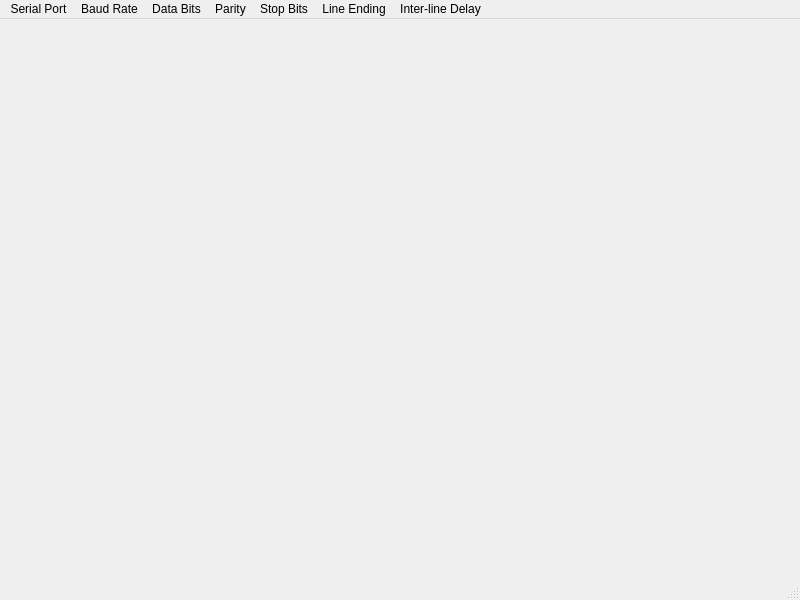
<?xml version="1.0" encoding="UTF-8"?>
<ui version="4.0">
 <class>MainWindow</class>
 <widget class="QMainWindow" name="MainWindow">
  <property name="geometry">
   <rect>
    <x>0</x>
    <y>0</y>
    <width>800</width>
    <height>600</height>
   </rect>
  </property>
  <property name="windowTitle">
   <string>ESerial</string>
  </property>
  <widget class="QWidget" name="centralwidget"/>
  <widget class="QMenuBar" name="menubar">
   <property name="geometry">
    <rect>
     <x>0</x>
     <y>0</y>
     <width>800</width>
     <height>23</height>
    </rect>
   </property>
   <widget class="QMenu" name="menuSerialPort">
    <property name="title">
     <string>Serial Port</string>
    </property>
   </widget>
   <widget class="QMenu" name="menuBaudRate">
    <property name="title">
     <string>Baud Rate</string>
    </property>
    <addaction name="action300_2"/>
    <addaction name="action600"/>
    <addaction name="action1200_2"/>
    <addaction name="action1800"/>
    <addaction name="action2400_2"/>
    <addaction name="action4800_2"/>
    <addaction name="action7200"/>
    <addaction name="action9600_3"/>
    <addaction name="separator"/>
    <addaction name="action14_400"/>
    <addaction name="action19_200"/>
    <addaction name="action28_800"/>
    <addaction name="action38_400"/>
    <addaction name="action57_601"/>
    <addaction name="separator"/>
    <addaction name="action115_201"/>
    <addaction name="action230_400"/>
    <addaction name="action460_800"/>
    <addaction name="action921_600"/>
    <addaction name="separator"/>
    <addaction name="action1_000_000"/>
    <addaction name="action2_000_1"/>
   </widget>
   <widget class="QMenu" name="menuDataBits">
    <property name="title">
     <string>Data Bits</string>
    </property>
    <addaction name="action5"/>
    <addaction name="action6"/>
    <addaction name="action7"/>
    <addaction name="action8"/>
   </widget>
   <widget class="QMenu" name="menuParity">
    <property name="title">
     <string>Parity</string>
    </property>
    <addaction name="actionNone"/>
    <addaction name="actionEven"/>
    <addaction name="actionOdd"/>
   </widget>
   <widget class="QMenu" name="menuStopBits">
    <property name="title">
     <string>Stop Bits</string>
    </property>
    <addaction name="action1"/>
    <addaction name="action1_5"/>
    <addaction name="action2"/>
   </widget>
   <widget class="QMenu" name="menuLineEnding">
    <property name="title">
     <string>Line Ending</string>
    </property>
    <addaction name="actionNone_2"/>
    <addaction name="actionCR_r"/>
    <addaction name="actionLF_n"/>
    <addaction name="actionCRLF_r_n"/>
   </widget>
   <widget class="QMenu" name="menuInterlineDelay">
    <property name="title">
     <string>Inter-line Delay</string>
    </property>
   </widget>
   <addaction name="menuSerialPort"/>
   <addaction name="menuBaudRate"/>
   <addaction name="menuDataBits"/>
   <addaction name="menuParity"/>
   <addaction name="menuStopBits"/>
   <addaction name="menuLineEnding"/>
   <addaction name="menuInterlineDelay"/>
  </widget>
  <widget class="QStatusBar" name="statusbar"/>
  <action name="action300">
   <property name="text">
    <string>300</string>
   </property>
  </action>
  <action name="action1200">
   <property name="text">
    <string>1200</string>
   </property>
  </action>
  <action name="action2400">
   <property name="text">
    <string>2400</string>
   </property>
  </action>
  <action name="action4800">
   <property name="text">
    <string>4800</string>
   </property>
  </action>
  <action name="action9600">
   <property name="text">
    <string>9600</string>
   </property>
  </action>
  <action name="action19200">
   <property name="text">
    <string>19200</string>
   </property>
  </action>
  <action name="action38400">
   <property name="text">
    <string>38400</string>
   </property>
  </action>
  <action name="action768000">
   <property name="text">
    <string>768000</string>
   </property>
  </action>
  <action name="action768000_2">
   <property name="text">
    <string>76800</string>
   </property>
  </action>
  <action name="action153600">
   <property name="text">
    <string>153600</string>
   </property>
  </action>
  <action name="action76800">
   <property name="text">
    <string>76800</string>
   </property>
  </action>
  <action name="action153600_2">
   <property name="text">
    <string>153600</string>
   </property>
  </action>
  <action name="action307200">
   <property name="text">
    <string>307200</string>
   </property>
  </action>
  <action name="action614400">
   <property name="text">
    <string>614400</string>
   </property>
  </action>
  <action name="action1228800">
   <property name="text">
    <string>1228800</string>
   </property>
  </action>
  <action name="action2457600">
   <property name="text">
    <string>2457600</string>
   </property>
  </action>
  <action name="action4915200">
   <property name="text">
    <string>4915200</string>
   </property>
  </action>
  <action name="action9830400">
   <property name="text">
    <string>9830400</string>
   </property>
  </action>
  <action name="action9600_2">
   <property name="text">
    <string>9600</string>
   </property>
  </action>
  <action name="action19200_2">
   <property name="text">
    <string>19,200</string>
   </property>
  </action>
  <action name="action38400_2">
   <property name="text">
    <string>38,400</string>
   </property>
  </action>
  <action name="action76800_2">
   <property name="text">
    <string>76,800</string>
   </property>
  </action>
  <action name="action153_600">
   <property name="text">
    <string>153,600</string>
   </property>
  </action>
  <action name="action307_200">
   <property name="text">
    <string>307,200</string>
   </property>
  </action>
  <action name="action614_400">
   <property name="text">
    <string>614,400</string>
   </property>
  </action>
  <action name="action1_228_800">
   <property name="text">
    <string>1,000,000</string>
   </property>
  </action>
  <action name="action2_457_600">
   <property name="text">
    <string>2,457,600</string>
   </property>
  </action>
  <action name="action4_915_200">
   <property name="text">
    <string>4,915,200</string>
   </property>
  </action>
  <action name="action9_830_400">
   <property name="text">
    <string>9,830,400</string>
   </property>
  </action>
  <action name="action19_660_800">
   <property name="text">
    <string>19,660,800</string>
   </property>
  </action>
  <action name="action39_321_600">
   <property name="text">
    <string>39,321,600</string>
   </property>
  </action>
  <action name="action78_643_200">
   <property name="text">
    <string>78,643,200</string>
   </property>
  </action>
  <action name="action157_286_400">
   <property name="text">
    <string>157,286,400</string>
   </property>
  </action>
  <action name="action2_000_000">
   <property name="text">
    <string>2,000,000</string>
   </property>
  </action>
  <action name="action57_600">
   <property name="text">
    <string>57,600</string>
   </property>
  </action>
  <action name="action115_200">
   <property name="text">
    <string>115,200</string>
   </property>
  </action>
  <action name="action300_2">
   <property name="text">
    <string>300</string>
   </property>
  </action>
  <action name="action600">
   <property name="text">
    <string>600</string>
   </property>
  </action>
  <action name="action1200_2">
   <property name="text">
    <string>1200</string>
   </property>
  </action>
  <action name="action1800">
   <property name="text">
    <string>1800</string>
   </property>
  </action>
  <action name="action2400_2">
   <property name="text">
    <string>2400</string>
   </property>
  </action>
  <action name="action4800_2">
   <property name="text">
    <string>4800</string>
   </property>
  </action>
  <action name="action7200">
   <property name="text">
    <string>7200</string>
   </property>
  </action>
  <action name="action9600_3">
   <property name="text">
    <string>9600</string>
   </property>
  </action>
  <action name="action14_400">
   <property name="text">
    <string>14,400</string>
   </property>
  </action>
  <action name="action19_200">
   <property name="text">
    <string>19,200</string>
   </property>
  </action>
  <action name="action38_400">
   <property name="text">
    <string>38,400</string>
   </property>
  </action>
  <action name="action57_601">
   <property name="text">
    <string>57,600</string>
   </property>
  </action>
  <action name="action115_201">
   <property name="text">
    <string>115,200</string>
   </property>
  </action>
  <action name="action28_800">
   <property name="text">
    <string>28,800</string>
   </property>
  </action>
  <action name="action230_400">
   <property name="text">
    <string>230,400</string>
   </property>
  </action>
  <action name="action460_800">
   <property name="text">
    <string>460,800</string>
   </property>
  </action>
  <action name="action921_600">
   <property name="text">
    <string>921,600</string>
   </property>
  </action>
  <action name="action1_000_000">
   <property name="text">
    <string>1,000,000</string>
   </property>
  </action>
  <action name="action2_000_1">
   <property name="text">
    <string>2,000,000</string>
   </property>
  </action>
  <action name="action5">
   <property name="text">
    <string>5</string>
   </property>
  </action>
  <action name="action6">
   <property name="text">
    <string>6</string>
   </property>
  </action>
  <action name="action7">
   <property name="text">
    <string>7</string>
   </property>
  </action>
  <action name="action8">
   <property name="text">
    <string>8</string>
   </property>
  </action>
  <action name="actionNone">
   <property name="text">
    <string>None</string>
   </property>
  </action>
  <action name="actionEven">
   <property name="text">
    <string>Even</string>
   </property>
  </action>
  <action name="actionOdd">
   <property name="text">
    <string>Odd</string>
   </property>
  </action>
  <action name="action1">
   <property name="text">
    <string>1</string>
   </property>
  </action>
  <action name="action1_5">
   <property name="text">
    <string>1.5</string>
   </property>
  </action>
  <action name="action2">
   <property name="text">
    <string>2</string>
   </property>
  </action>
  <action name="actionNone_2">
   <property name="text">
    <string>None</string>
   </property>
  </action>
  <action name="actionCR_r">
   <property name="text">
    <string>CR - \r</string>
   </property>
  </action>
  <action name="actionLF_n">
   <property name="text">
    <string>LF - \n</string>
   </property>
  </action>
  <action name="actionCRLF_r_n">
   <property name="text">
    <string>CRLF - \r\n</string>
   </property>
  </action>
 </widget>
 <resources/>
 <connections/>
</ui>
